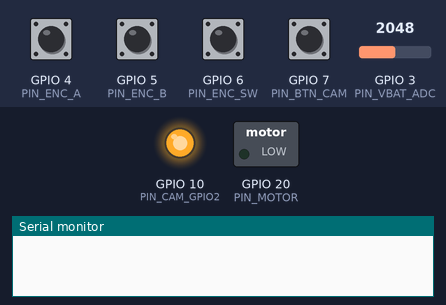
Bench run of a program on a simulated Seeed XIAO ESP32-C3. On the bench: switched loads named in the program (green lamp = pin HIGH), output pins drawn as LEDs (lit = HIGH), the last lines printed to the serial monitor. Dashed ring = blinking. The test bench sets the inputs (shaded band); at power-on: GPIO 4 (PIN_ENC_A), GPIO 5 (PIN_ENC_B), GPIO 6 (PIN_ENC_SW), GPIO 7 (PIN_BTN_CAM) HIGH, GPIO 3 (PIN_VBAT_ADC) = 2048 (analog values on the 0–4095 scale). EEPROM starts erased.

Above: at 1.2 s.
1.3 s: GPIO 7 (PIN_BTN_CAM) pulled LOW for 0.15 s
At 2.9 s:
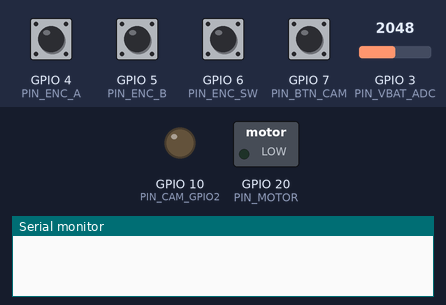
3.2 s: GPIO 6 (PIN_ENC_SW) pulled LOW for 3.2 s
At 6.37 s:
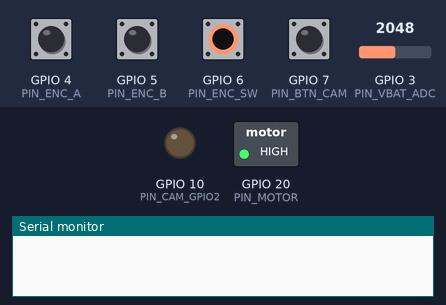
8.4 s: GPIO 3 (PIN_VBAT_ADC) set to 2869
At 10.18 s:
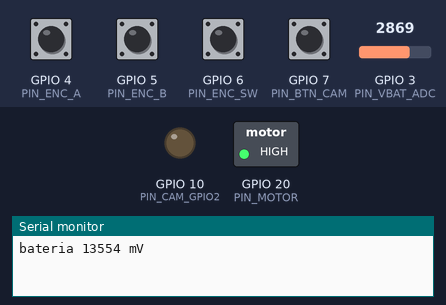
11.4 s: GPIO 3 (PIN_VBAT_ADC) set to 2941
12.9 s: GPIO 7 (PIN_BTN_CAM) pulled LOW for 1 s
At 15.5 s:
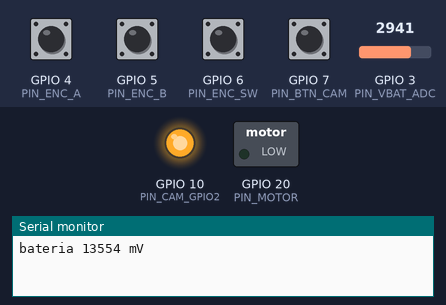
15.9 s: GPIO 7 (PIN_BTN_CAM) pulled LOW for 3.2 s
Timing chart, 0 to 20.7 s (numbered marks = the images above; inputs shaded):
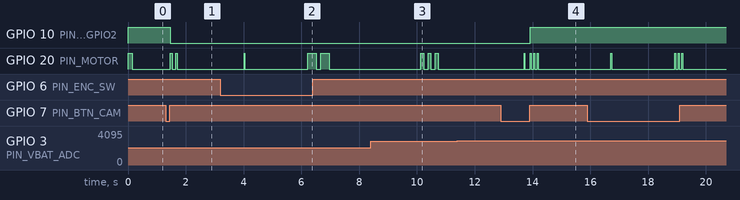

The program:

main.cpp
```cpp
// arabskie_gogle — sterownik poda (Seeed XIAO ESP32-C3, Arduino). WERSJA ROBOCZA: nic nie sprawdzone na sprzęcie.
// Logika w lib/core (testy: make -C test/host). Tu tylko piny, UART, NVS i pętla.
#include <Arduino.h>
#include <Preferences.h>
#include "config.h"
#include "caddx.h"
#include "input.h"
#include "haptic.h"
#include "battery.h"
#include "ui.h"

static HardwareSerial CamSerial(1);
static Preferences prefs;
static Haptic haptic;
static Settings settings;
static uint32_t dirtyAt = 0;      // zapis do NVS z opóźnieniem (mniej zapisów flash przy kręceniu gałką)
static bool dirty = false;

struct BoardIo : Io {
  void camGpio2(bool level) override { digitalWrite(PIN_CAM_GPIO2, level ? HIGH : LOW); }
  void uart(const uint8_t* d, size_t n) override { CamSerial.write(d, n); }
  void buzz(uint8_t n, uint16_t onMs, uint16_t offMs) override { haptic.pulse(n, onMs, offMs); }
  void buzzCancel() override { haptic.cancel(HAPTIC_CUT_GAP_MS); }
  void save() override { dirty = true; dirtyAt = millis(); }
} io;

static Ui ui(io, settings, USE_CAM_UART, PALETTE_COUNT, BRIGHT_STEP, CONTRAST_STEP, CAM_GPIO2_THERMAL);
static Encoder enc(2, DETENTS_PER_STEP);
static Button btnCam(DEBOUNCE_MS, LONG_PRESS_MS, VLONG_PRESS_MS);
static Button btnKnob(DEBOUNCE_MS, LONG_PRESS_MS, VLONG_PRESS_MS);
static Battery bat({VBAT_WARN_MV, VBAT_CRIT_MV, VBAT_HYST_MV, VBAT_AVG_MS, WARN_REPEAT_MS, CRIT_REPEAT_MS, VBAT_ABSENT_MV});
static bool applied = false;

static void loadSettings() {
  prefs.begin("gogle", true);
  settings.thermal = prefs.getBool("th", true);
  settings.bright = prefs.getUChar("br", 50);
  settings.contrast = prefs.getUChar("ct", 50);
  settings.palette = prefs.getUChar("pa", 0) % PALETTE_COUNT;
  settings.hotTrack = prefs.getBool("ht", false);
  prefs.end();
}
static void saveSettings() {
  prefs.begin("gogle", false);
  prefs.putBool("th", settings.thermal); prefs.putUChar("br", settings.bright); prefs.putUChar("ct", settings.contrast);
  prefs.putUChar("pa", settings.palette); prefs.putBool("ht", settings.hotTrack);
  prefs.end();
}

void setup() {
  Serial.begin(115200);                       // USB-CDC (flagi w platformio.ini): diagnostyka
  pinMode(PIN_MOTOR, OUTPUT); digitalWrite(PIN_MOTOR, LOW);
  // Linia wyboru kamery: najpierw zapisany poziom, dopiero potem wyjście — żeby po starcie nie było chwilowego
  // stanu niskiego (research/03: reakcja boxa na zbocze / poziom nieznana). Zapis powtórzony po pinMode, bo nie
  // sprawdzono, czy digitalWrite przed pinMode ustawia zatrzask w użytej wersji arduino-esp32 (nie kompilowane).
  loadSettings();
  const bool camLevel = settings.thermal ? CAM_GPIO2_THERMAL : !CAM_GPIO2_THERMAL;
  digitalWrite(PIN_CAM_GPIO2, camLevel ? HIGH : LOW);
  pinMode(PIN_CAM_GPIO2, OUTPUT);
  io.camGpio2(camLevel);                      // przełącznik od razu, UART po starcie boxa
  pinMode(PIN_ENC_A, INPUT_PULLUP); pinMode(PIN_ENC_B, INPUT_PULLUP);
  pinMode(PIN_ENC_SW, INPUT_PULLUP); pinMode(PIN_BTN_CAM, INPUT_PULLUP);
  analogReadResolution(12);
  CamSerial.begin(CAM_UART_BAUD, SERIAL_8N1, -1, PIN_CAM_TX);   // tylko TX
  haptic.pulse(1, 150, 0);                    // sygnał „włączony”
}

void loop() {
  uint32_t now = millis();
  if (!applied && now >= CAM_BOOT_MS) {
    applied = true;
    ui.applyAll();
    if (USE_CAM_UART) { uint8_t f[cx::MAX_FRAME]; CamSerial.write(f, cx::version(f)); }   // test na stole (analizator / RX)
  }
  ui.onKnobTurn(enc.update(digitalRead(PIN_ENC_A), digitalRead(PIN_ENC_B)));
  BtnEvent e;
  if ((e = btnCam.update(!digitalRead(PIN_BTN_CAM), now)) != BtnEvent::None) ui.onCam(e);
  if ((e = btnKnob.update(!digitalRead(PIN_ENC_SW), now)) != BtnEvent::None) ui.onKnobPress(e);

  static uint32_t lastAdc = 0;
  if (now - lastAdc >= 100) {
    lastAdc = now;
    uint32_t mv = uint32_t(analogReadMilliVolts(PIN_VBAT_ADC) * VBAT_DIV * VBAT_CAL);
    bool alert; BatState st = bat.update(uint16_t(mv > 65535 ? 65535 : mv), now, alert);
    if (alert) { ui.onBattery(st == BatState::Crit); Serial.printf("bateria %u mV\n", bat.avgMv()); }
  }
  digitalWrite(PIN_MOTOR, haptic.update(now) ? HIGH : LOW);
  if (dirty && now - dirtyAt > 5000) { dirty = false; saveSettings(); }
}
```

config.h
```cpp
// arabskie_gogle — konfiguracja sterownika (XIAO ESP32-C3). Źródła: research/03 (interfejs kamery), 05 (zasilanie,
// przyciski), 07c (ergonomia), ZALOZENIA.md. WERSJA ROBOCZA — elektronika jeszcze niekupiona, nic nie sprawdzone na stole.
#pragma once

// ---------- piny (XIAO ESP32-C3) ----------
// Omijamy piny startowe GPIO2 (D0), GPIO8 (D8), GPIO9 (D9) — wiki XIAO: „GPIO2, GPIO8 i GPIO9 to Strapping Pins”.
// Do ADC tylko ADC1 (A0–A2), A3 jest na ADC2 (wiki: „use ADC1 (A0/A1/A2) instead”).
#define PIN_VBAT_ADC   3    // D1 / A1  — dzielnik 100k/22k z VBAT (research/05 §4)
#define PIN_ENC_A      4    // D2
#define PIN_ENC_B      5    // D3
#define PIN_ENC_SW     6    // D4  — wciśnięcie gałki (do GND, pull-up wewnętrzny)
#define PIN_BTN_CAM    7    // D5  — przycisk CAM (B3S do GND, pull-up wewnętrzny)
#define PIN_CAM_TX    21    // D6  — UART TX → RX kamery (przez 1 kΩ)
#define PIN_MOTOR     20    // D7  — bramka FET silnika wibracyjnego (pull-down 100k na bramce)
#define PIN_CAM_GPIO2 10    // D10 — linia GPIO2 kamery (przełączanie termo/Infra, przez 1 kΩ)
// Linia zwrotna (TX kamery → RX sterownika) nie jest podłączona: firmware v0.1 tylko nadaje. Układ 5-żyłowy
// z research/05, podawany tu wcześniej jako powód, jest tam oznaczony jako zastąpiony (§5); linia zwrotna — otwarte.

// ---------- kamera ----------
#define CAM_UART_BAUD     115200   // [V: Eclipse 004 Dual], dla TR1 nie potwierdzone
#define CAM_GPIO2_THERMAL 1        // poziom GPIO2 = termo (średnia pewność, research/03 §TL;DR 1) → sprawdzić na stole
#define CAM_BOOT_MS       3000     // [A] czas na start AI Boxa przed wysłaniem zapisanych ustawień
#define USE_CAM_UART      1        // 0 = tylko przełączanie GPIO2 (gdy UART TR1 nie odpowiada jak 004 Dual)

// ---------- interfejs ----------
#define DETENTS_PER_STEP  2        // 07c: 18 ząbków = 20°/ząbek < 30° MIL → krok co 2 ząbki
#define DEBOUNCE_MS       15       // B3S: drgania ≤ 5 ms [V], 10–20 ms w firmware (research/05)
#define LONG_PRESS_MS     800
#define VLONG_PRESS_MS    3000
#define HAPTIC_CUT_GAP_MS 300      // [A] cisza po przerwaniu wibracji przez przycisk CAM, przed jego potwierdzeniem
#define BRIGHT_STEP       10
#define CONTRAST_STEP     10
#define PALETTE_COUNT     6        // [A] 0 = bez pseudokoloru („0 is off pseudo-color”), 1..5 → sprawdzić na stole

// ---------- bateria 4S Li-ion (decyzja Adama 2026-11-12; wcześniej 3S) ----------
// Dzielnik 100k + 15k: 16,8 V → 2,19 V na pinie. Poprzedni 100k + 22k dawałby 3,03 V, ponad zakres pomiaru ADC
// ESP32-C3 (≈2,5 V przy tłumieniu 11 dB [A — sprawdzić w dokumentacji ADC przed lutowaniem]).
#define VBAT_DIV          (115.0f / 15.0f)   // 100k + 15k
#define VBAT_CAL          1.000f             // korekta po pomiarze multimetrem
#define VBAT_WARN_MV      13600              // 3.4 V/ogniwo × 4 (progi na ogniwo z research/05 §4)
#define VBAT_CRIT_MV      12800              // 3.2 V/ogniwo × 4
#define VBAT_HYST_MV      150
// [A] Średnia poniżej tego progu = brak pakietu / dzielnik niepodłączony (np. praca na stole z samego USB): bez alarmu.
// 8000 mV = 2,0 V/ogniwo (8000/4), czyli poniżej 10,0 V = 4 × 2,5 V odcięcia ogniwa (research/05 §4.1) — sprawny
// pakiet tu nie schodzi. Skutek uboczny: pakiet rozładowany poniżej progu też nie daje alarmu.
#define VBAT_ABSENT_MV    8000
#define VBAT_AVG_MS       10000
#define WARN_REPEAT_MS    60000
#define CRIT_REPEAT_MS    10000
```

Measured:
- after the input at 1.3 s, GPIO 10 (PIN_CAM_GPIO2): HIGH → LOW after 0.17 s; GPIO 20 (PIN_MOTOR): alternates HIGH for 0.06 s and LOW for 0.12 s, 4 changes in all, then stays LOW, starting after 0.17 s
- after the input at 3.2 s, GPIO 20 (PIN_MOTOR): goes HIGH 0.02 s, LOW 2.2 s, HIGH 0.30 s, LOW 0.15 s, HIGH 0.30 s, then LOW, starting after 0.82 s
- after the input at 8.4 s, GPIO 20 (PIN_MOTOR): alternates HIGH for 0.10 s and LOW for 0.15 s, 5 changes in all, then stays LOW, starting after 1.8 s
- after the input at 11.4 s, every drawn part: stays the same
- after the input at 12.9 s, GPIO 10 (PIN_CAM_GPIO2): LOW → HIGH after 1.0 s
